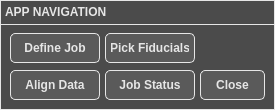
     <widget class="QFrame" name="WhatNextControlFrame_F">
      <property name="geometry">
       <rect>
        <x>550</x>
        <y>555</y>
        <width>275</width>
        <height>110</height>
       </rect>
      </property>
      <property name="styleSheet">
       <string notr="true">QFrame { 
	background-color: #4b4b4b;
	border: 1px solid #e6e6e6; /* Border  */
}</string>
      </property>
      <property name="frameShape">
       <enum>QFrame::StyledPanel</enum>
      </property>
      <property name="frameShadow">
       <enum>QFrame::Raised</enum>
      </property>
      <widget class="QTextEdit" name="WhatNextText_F">
       <property name="geometry">
        <rect>
         <x>0</x>
         <y>0</y>
         <width>275</width>
         <height>25</height>
        </rect>
       </property>
       <property name="font">
        <font>
         <pointsize>9</pointsize>
         <weight>75</weight>
         <bold>true</bold>
        </font>
       </property>
       <property name="styleSheet">
        <string notr="true">QTextEdit { 
	background-color: #4b4b4b;
	color: #e6e6e6; /* Text color */
	border: 1px solid #e6e6e6; /* Border  */
}</string>
       </property>
       <property name="verticalScrollBarPolicy">
        <enum>Qt::ScrollBarAlwaysOff</enum>
       </property>
       <property name="horizontalScrollBarPolicy">
        <enum>Qt::ScrollBarAlwaysOff</enum>
       </property>
       <property name="readOnly">
        <bool>true</bool>
       </property>
       <property name="html">
        <string>&lt;!DOCTYPE HTML PUBLIC &quot;-//W3C//DTD HTML 4.0//EN&quot; &quot;http://www.w3.org/TR/REC-html40/strict.dtd&quot;&gt;
&lt;html&gt;&lt;head&gt;&lt;meta name=&quot;qrichtext&quot; content=&quot;1&quot; /&gt;&lt;style type=&quot;text/css&quot;&gt;
p, li { white-space: pre-wrap; }
&lt;/style&gt;&lt;/head&gt;&lt;body style=&quot; font-family:'MS Shell Dlg 2'; font-size:9pt; font-weight:600; font-style:normal;&quot;&gt;
&lt;p style=&quot; margin-top:0px; margin-bottom:0px; margin-left:0px; margin-right:0px; -qt-block-indent:0; text-indent:0px;&quot;&gt;APP NAVIGATION&lt;/p&gt;&lt;/body&gt;&lt;/html&gt;</string>
       </property>
      </widget>
      <widget class="QPushButton" name="GoToImportProjectTab_F">
       <property name="geometry">
        <rect>
         <x>10</x>
         <y>33</y>
         <width>90</width>
         <height>30</height>
        </rect>
       </property>
       <property name="font">
        <font>
         <pointsize>9</pointsize>
         <weight>75</weight>
         <bold>true</bold>
        </font>
       </property>
       <property name="styleSheet">
        <string notr="true">QPushButton {
    background-color: #5a5a5a;
    color: #e6e6e6; /* Text color */
    border: 1px solid #e6e6e6; /* Border  */
    border-radius: 5px; /* Optional: Rounded corners */
    padding: 5px; /* Optional: Padding around text */
}

QPushButton:hover {
    background-color: #666f75; /* Grey-blue when hovered */
}

QPushButton:pressed {
    background-color: #7b8e9c; /* More blue when pressed */
}</string>
       </property>
       <property name="text">
        <string>Define Job</string>
       </property>
      </widget>
      <widget class="QPushButton" name="GoToFiducialsTab_F">
       <property name="geometry">
        <rect>
         <x>105</x>
         <y>33</y>
         <width>90</width>
         <height>30</height>
        </rect>
       </property>
       <property name="font">
        <font>
         <pointsize>9</pointsize>
         <weight>75</weight>
         <bold>true</bold>
        </font>
       </property>
       <property name="styleSheet">
        <string notr="true">QPushButton {
    background-color: #5a5a5a;
    color: #e6e6e6; /* Text color */
    border: 1px solid #e6e6e6; /* Border  */
    border-radius: 5px; /* Optional: Rounded corners */
    padding: 5px; /* Optional: Padding around text */
}

QPushButton:hover {
    background-color: #666f75; /* Grey-blue when hovered */
}

QPushButton:pressed {
    background-color: #7b8e9c; /* More blue when pressed */
}</string>
       </property>
       <property name="text">
        <string>Pick Fiducials</string>
       </property>
      </widget>
      <widget class="QPushButton" name="GoToJobStatusTab_F">
       <property name="geometry">
        <rect>
         <x>105</x>
         <y>70</y>
         <width>90</width>
         <height>30</height>
        </rect>
       </property>
       <property name="font">
        <font>
         <pointsize>9</pointsize>
         <weight>75</weight>
         <bold>true</bold>
        </font>
       </property>
       <property name="styleSheet">
        <string notr="true">QPushButton {
    background-color: #5a5a5a;
    color: #e6e6e6; /* Text color */
    border: 1px solid #e6e6e6; /* Border  */
    border-radius: 5px; /* Optional: Rounded corners */
    padding: 5px; /* Optional: Padding around text */
}

QPushButton:hover {
    background-color: #666f75; /* Grey-blue when hovered */
}

QPushButton:pressed {
    background-color: #7b8e9c; /* More blue when pressed */
}</string>
       </property>
       <property name="text">
        <string>Job Status</string>
       </property>
      </widget>
      <widget class="QPushButton" name="GoToCoordsTab_F">
       <property name="geometry">
        <rect>
         <x>10</x>
         <y>70</y>
         <width>90</width>
         <height>30</height>
        </rect>
       </property>
       <property name="font">
        <font>
         <pointsize>9</pointsize>
         <weight>75</weight>
         <bold>true</bold>
        </font>
       </property>
       <property name="styleSheet">
        <string notr="true">QPushButton {
    background-color: #5a5a5a;
    color: #e6e6e6; /* Text color */
    border: 1px solid #e6e6e6; /* Border  */
    border-radius: 5px; /* Optional: Rounded corners */
    padding: 5px; /* Optional: Padding around text */
}

QPushButton:hover {
    background-color: #666f75; /* Grey-blue when hovered */
}

QPushButton:pressed {
    background-color: #7b8e9c; /* More blue when pressed */
}</string>
       </property>
       <property name="text">
        <string>Align Data</string>
       </property>
      </widget>
      <widget class="QPushButton" name="CloseNavigationButton_F">
       <property name="geometry">
        <rect>
         <x>200</x>
         <y>70</y>
         <width>65</width>
         <height>30</height>
        </rect>
       </property>
       <property name="font">
        <font>
         <pointsize>9</pointsize>
         <weight>75</weight>
         <bold>true</bold>
        </font>
       </property>
       <property name="styleSheet">
        <string notr="true">QPushButton {
    background-color: #5a5a5a;
    color: #e6e6e6; /* Text color */
    border: 1px solid #e6e6e6; /* Border  */
    border-radius: 5px; /* Optional: Rounded corners */
    padding: 5px; /* Optional: Padding around text */
}

QPushButton:hover {
    background-color: #666f75; /* Grey-blue when hovered */
}

QPushButton:pressed {
    background-color: #7b8e9c; /* More blue when pressed */
}</string>
       </property>
       <property name="text">
        <string>Close</string>
       </property>
      </widget>
     </widget>
